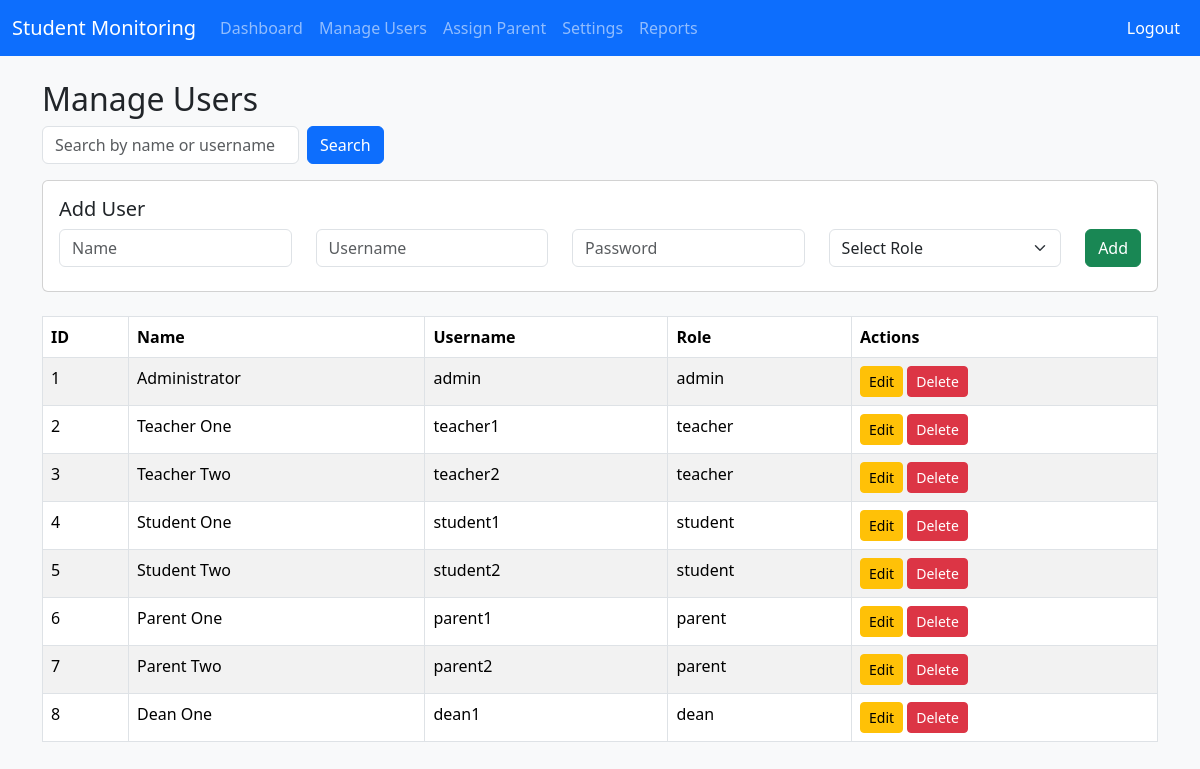
Screenshot of /views/admin/manage_users.php (signed in) with the database file from the repository.
### tables this page shows
CREATE TABLE `users` (
  `id` int(11) NOT NULL,
  `name` varchar(100) NOT NULL,
  `username` varchar(50) NOT NULL,
  `password` varchar(255) NOT NULL,
  `role` enum('admin','dean','teacher','parent','student') NOT NULL
);

### classes/Auth.php (called while the page is built, shortened)
<?php
class Auth {
    public static function startSession(){
        $timeout = 600;
    }
    public static function user(){
        if(isset($_SESSION['user_id'])){
            return [
                'id'=>$_SESSION['user_id'],
                'role'=>$_SESSION['role']
            ];
        }
        return null;
    }
}
?>

### classes/User.php (called while the page is built, shortened)
<?php
require_once 'Database.php';
class User {
    public function __construct(){
        $this->db = new Database();
    }
}
?>

### classes/Database.php (called while the page is built, shortened)
<?php
class Database {
    private $host = 'localhost';
    private $user = 'root';
    private $pass = '';
    private $dbname = 'student_monitoring';
    public function __construct() {
        try {
            $this->conn = new PDO(
                "mysql:host={$this->host};dbname={$this->dbname}",
                $this->user,
                $this->pass
            );
        } catch(PDOException $e) {
            die("Database Connection Failed: " . $e->getMessage());
        }
    }
}
?>

### classes/Admin.php (called while the page is built, shortened)
<?php
require_once 'User.php';
class Admin extends User
{
    public function getAllUsers()
    {
        $stmt = $this->db->conn->query("SELECT * FROM users ORDER BY id ASC");
        return $stmt->fetchAll(PDO::FETCH_ASSOC);
    }
}

### views/admin/manage_users.php (the view, shortened to what this page needs)
<?php
require_once '../../classes/Auth.php';
require_once '../../classes/Admin.php';
$admin = new Admin();
$editUser = null;
$search = '';
if(isset($_GET['search'])){
    $search = trim($_GET['search']);
    $users = $admin->searchUsers($search);
} else {
    $users = $admin->getAllUsers();
}
?>
<!DOCTYPE html>
<html lang="en">
<head>
<link href="https://cdn.jsdelivr.net/npm/bootstrap@5.3.2/dist/css/bootstrap.min.css" rel="stylesheet">
</head>
<body class="bg-light">
<?php include '../includes/header.php'; ?>
<div class="container mt-4">
    <h2>Manage Users</h2>
    <form method="GET" class="row g-2 mb-3">
        <div class="col-auto">
            <input type="text" name="search" class="form-control" placeholder="Search by name or username" value="<?= htmlspecialchars($search) ?>">
        </div>
        <div class="col-auto">
            <button class="btn btn-primary">Search</button>
        </div>
    </form>
    <div class="card mb-4">
        <div class="card-body">
            <h5><?= $editUser ? "Edit User" : "Add User" ?></h5>
            <form method="POST">
                <div class="row mb-2">
                    <div class="col">
                        <input type="text" name="name" class="form-control" placeholder="Name" required value="<?= $editUser['name'] ?? '' ?>">
                    </div>
                    <div class="col">
                        <input type="text" name="username" class="form-control" placeholder="Username" required value="<?= $editUser['username'] ?? '' ?>">
                    </div>
                    <div class="col">
                        <input type="password" name="password" class="form-control" placeholder="Password" <?= $editUser ? '' : 'required' ?>>
                    </div>
                    <div class="col">
                        <select name="role" class="form-select" required>
                            <option value="">Select Role</option>
                        </select>
                    </div>
                    <div class="col-auto">
                        <button class="btn btn-success" name="<?= $editUser ? 'update' : 'add' ?>"><?= $editUser ? 'Update' : 'Add' ?></button>
                    </div>
                </div>
            </form>
        </div>
    </div>
    <div class="table-responsive">
        <table class="table table-striped table-bordered">
            <thead>
                <tr><th>ID</th><th>Name</th><th>Username</th><th>Role</th><th>Actions</th></tr>
            </thead>
            <tbody>
                <?php foreach($users as $u): ?>
                    <tr>
                        <td><?= $u['id'] ?></td>
                        <td><?= $u['name'] ?></td>
                        <td><?= $u['username'] ?></td>
                        <td><?= $u['role'] ?></td>
                        <td>
                            <a href="?edit=<?= $u['id'] ?>" class="btn btn-sm btn-warning">Edit</a>
                            <a href="?delete=<?= $u['id'] ?>" class="btn btn-sm btn-danger" onclick="return confirm('Are you sure?')">Delete</a>
                        </td>
                    </tr>
                <?php endforeach; ?>
            </tbody>
        </table>
    </div>
</div>
<?php include '../includes/footer.php'; ?>

### views/includes/header.php (shortened to what this page needs)
<?php
require_once '../../classes/Auth.php';
$user = Auth::user();
?>
<nav class="navbar navbar-expand-lg navbar-dark bg-primary">
    <div class="container-fluid">
        <a class="navbar-brand" href="#">Student Monitoring</a>
        <div class="collapse navbar-collapse" id="navbarNav">
            <ul class="navbar-nav me-auto">
                <?php if($user['role'] == 'admin'): ?>
                    <li class="nav-item"><a class="nav-link" href="../admin/dashboard.php">Dashboard</a></li>
                    <li class="nav-item"><a class="nav-link" href="../admin/manage_users.php">Manage Users</a></li>
                    <li class="nav-item"><a class="nav-link" href="../admin/assign_parent.php">Assign Parent</a></li>
                    <li class="nav-item"><a class="nav-link" href="../admin/system_settings.php">Settings</a></li>
                    <li class="nav-item"><a class="nav-link" href="../admin/reports.php">Reports</a></li>
                <?php elseif($user['role'] == 'dean'): ?>
                    <li class="nav-item"><a class="nav-link" href="../dean/dashboard.php">Dashboard</a></li>
                    <li class="nav-item"><a class="nav-link" href="../dean/manage_faculty.php">Faculty</a></li>
                <?php elseif($user['role'] == 'parent'): ?>
                    <li class="nav-item"><a class="nav-link" href="../parent/dashboard.php">Dashboard</a></li>
                    <li class="nav-item"><a class="nav-link" href="../parent/notifications.php">Notifications</a></li>
                    <li class="nav-item"><a class="nav-link" href="../parent/view_grades.php">Grades</a></li>
                <?php elseif($user['role'] == 'student'): ?>
                    <li class="nav-item"><a class="nav-link" href="../student/dashboard.php">Dashboard</a></li>
                    <li class="nav-item"><a class="nav-link" href="../student/notifications.php">Notifications</a></li>
                    <li class="nav-item"><a class="nav-link" href="../student/view_grades.php">Grades</a></li>
                <?php endif; ?>
            </ul>
            <ul class="navbar-nav">
                <li class="nav-item"><a class="nav-link btn btn-danger text-white" href="../../logout.php">Logout</a></li>
            </ul>
        </div>
    </div>
</nav>

### views/includes/footer.php (shortened to what this page needs)
</body>
</html>

### rows the page displays
users: id "1", name "Administrator", username "admin", role "admin"
users: id "2", name "Teacher One", username "teacher1", role "teacher"
users: id "3", name "Teacher Two", username "teacher2", role "teacher"
users: id "4", name "Student One", username "student1", role "student"
users: id "5", name "Student Two", username "student2", role "student"
users: id "6", name "Parent One", username "parent1", role "parent"
users: id "7", name "Parent Two", username "parent2", role "parent"
users: id "8", name "Dean One", username "dean1", role "dean"
